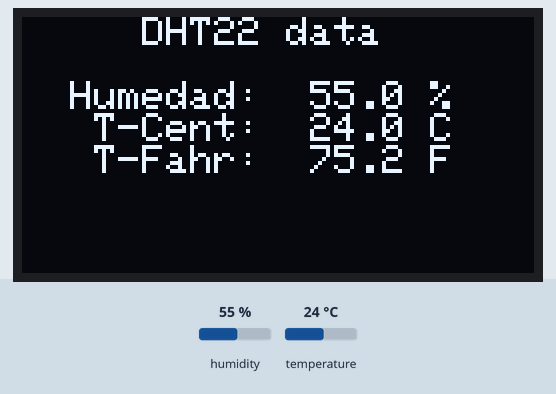
A program run on a simulated ESP32. Shown: 128×64 one-colour display. The inputs (shaded band) are chosen by the test bench; at power-on: temperature 24 °C, humidity 55 %. What the program prints to the serial monitor is not drawn.

Above: at 4.8 s.
4.9 s: temperature set to 41 °C
At 6.9 s:
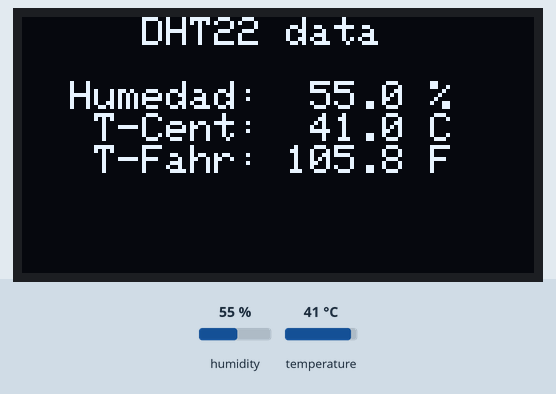
7.9 s: humidity set to 22 %
At 9.6 s:
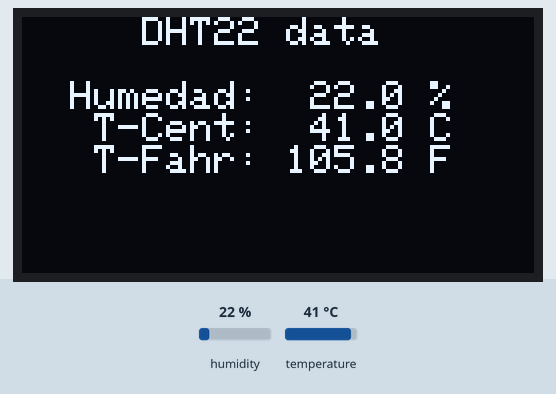
10.9 s: humidity set to 40 %
At 12.5 s:
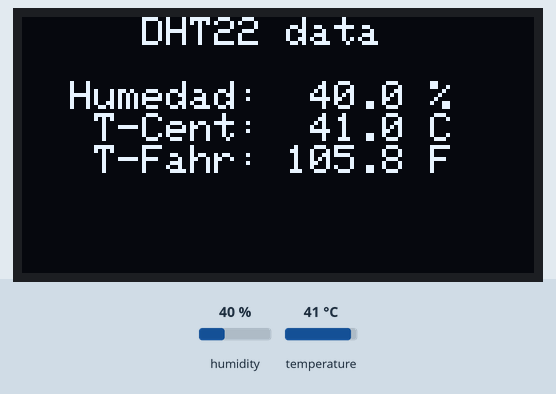
13.9 s: temperature set to 12 °C
At 15.2 s:
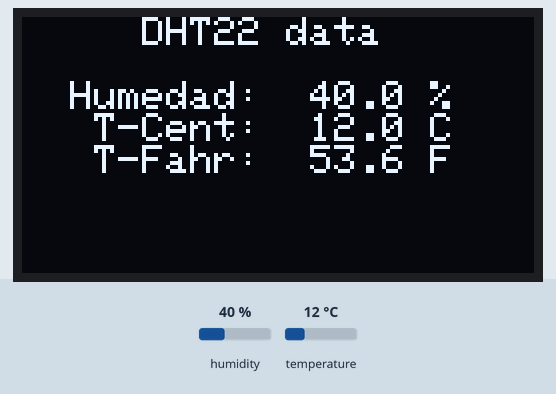
Timing chart, 0 to 16.9 s (numbered marks = the images above; inputs shaded):
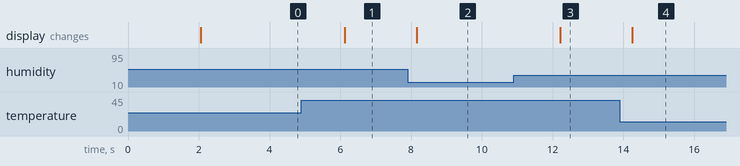

Measured:
- after the input at 4.9 s, the display: changes after 1.2 s (image 1)
- after the input at 7.9 s, the display: changes after 0.25 s (image 2)
- after the input at 10.9 s, the display: changes after 1.3 s (image 3)
- after the input at 13.9 s, the display: changes after 0.35 s (image 4)

The program:

main.cpp
```cpp
/*
 *  Project 09-oled-dht
 *      Austral 2023 - Electronica Digital - EAM
 *      Show DHT measurements in OLED display SSD1306 in text mode
 *      File: main.cpp
 */

#include <Arduino.h>

#include <Adafruit_Sensor.h>
#include <DHT.h>

#include "oled_ruts.h"      //  Wrapper for SSD1306 text only routines

/*
 *      Definitions in platformio.ini
 *      DHTPIN      GPIO where DHTxx data is connected
 *      DHTTYPE     Constant defining sensor type: DHT11 or DHT22
 *      BAUD        Serial port Baud rate
 */

DHT dht(DHTPIN, DHTTYPE);   // New DHT type object

void
setup()
{
    Serial.begin(BAUD);
    Serial.printf("\n\nDHT%d test!\n", DHTTYPE);
    dht.begin();
    oled_init();
}


void
loop()
{
    float h, t, f;
    char buffer[130];

    delay(2000);                    // It is a low speed sensor !!

    oled_open(LITTLE_TEXT);
    sprintf(buffer,"DHT%d data", DHTTYPE);
    oled_line(CENTER_ALIGN,0,buffer);

    h = dht.readHumidity();
    t = dht.readTemperature();     // in Celsius
    f = dht.readTemperature(true); // in Fahrenheit

    if (isnan(h) || isnan(t) || isnan(f))   //    Failed measurement ?
    {
        Serial.printf("Measurement failure\n");
        oled_line(CENTER_ALIGN,2,"Measure fail");
    }
    else
    {
        Serial.printf( "DHT%d -> Humedad: %5.1f %%, Temperatura: %5.1f C | %5.1f F\n", DHTTYPE, h, t, f );
        sprintf(buffer,"Humedad: %5.1f %%", h);
        oled_line(CENTER_ALIGN,2,buffer);
        sprintf(buffer,"T-Cent: %5.1f C", t );
        oled_line(CENTER_ALIGN,3,buffer);
        sprintf(buffer,"T-Fahr: %5.1f F", f );
        oled_line(CENTER_ALIGN,4,buffer);
    }
    oled_close();
}
```

oled_ruts.cpp
```cpp
/*
 *  oled_ruts.cpp
 *      Wrapper for text only routines of oled display
 *
 *      Austral - Electronica Digital - EAM - 2023
 */

#include <Arduino.h>
#include <Adafruit_SSD1306.h>

#include "oled_ruts.h"

#define SCREEN_WIDTH 128
#define SCREEN_HEIGHT 64
#define OLED_RESET -1 // no reset pin

#define forever for(;;)
#define XCHGEN      6
#define YCHGEN      8


Adafruit_SSD1306 display(SCREEN_WIDTH, SCREEN_HEIGHT, &Wire, OLED_RESET);

static int size;        //  Remember text size defined in oled_open

static int chars_line[] = { 21, 10, 7 };    //  Max number of chars per line for text_size-1
static int lines_display[] = { 8, 4, 2 };   //  Max number of lines to display for text_size-1

/*
 *  oled_init:
 *      Inits oled display and selects colors
 */

void
oled_init()
{

    if( !display.begin(SSD1306_SWITCHCAPVCC, 0x3C) ) // 0x3C for clone SSD1306. 0x3D for Adafruit's version.
        forever
        ;

    display.clearDisplay();
    display.setTextColor(SSD1306_WHITE);

}

/*
 *  oled_open:
 *      begin a new buffer to display
 *      receives and remember text_size
 *      clear display and sets text_size
 */

void
oled_open(int size_text)
{
    if( size_text > LARGE_TEXT || size_text < LITTLE_TEXT )
        size_text = LITTLE_TEXT;
    size = size_text;
    display.clearDisplay();
    display.setTextSize(size_text);
}

/*
 *  oled_line:
 *      Stores a new line to display
 *      align: which type of alignment
 *      line: line number from 0 to max
 *      text: text to display
 */


void
oled_line(int align, unsigned line, const char text[] )
{
    char buffer[150];
    int x;

    if( align > RIGHT_ALIGN || align < LEFT_ALIGN )
        align = LEFT_ALIGN;
    if( line >= lines_display[size-1] )
        return;

    strncpy(buffer, text, sizeof(buffer)-1 );
    buffer[chars_line[size-1]] = '\0';
    x = chars_line[size-1] - strlen(buffer);
    switch(align)
    {
        case LEFT_ALIGN:
            x = 0;
            break;
        case CENTER_ALIGN:
            x /= 2;
            break;
    }
    display.setCursor(x*XCHGEN*size,line*YCHGEN*size);
    display.print(buffer);
}

/*
 *  oled_close:
 *      displays buffer in oled display
 */

void
oled_close(void)
{
    display.display();
}
```

oled_ruts.h
```cpp
/*
 *  oled_ruts.h
 *      Wrapper for text only routines of oled display
 *
 *      Austral - Electronica Digital - EAM - 2023
 */

enum size_text
{
    LITTLE_TEXT = 1, MEDIUM_TEXT, LARGE_TEXT
};

enum align
{
    LEFT_ALIGN = 1, CENTER_ALIGN, RIGHT_ALIGN
};

/*
 *  oled_init:
 *      Inits oled display and selects colors
 */

void oled_init(void);

/*
 *  oled_open:
 *      begin a new buffer to display
 *      receives and remember text_size
 *      clear display and sets text_size
 */

void oled_open(int size_text);

/*
 *  oled_line:
 *      Stores a new line to display
 *      align: which type of alignment
 *      line: line number from 0 to max
 *      text: text to display
 */


void oled_line( int align, unsigned line, const char text[] );

/*
 *  oled_close:
 *      displays buffer in oled display
 */

void oled_close(void);
```
